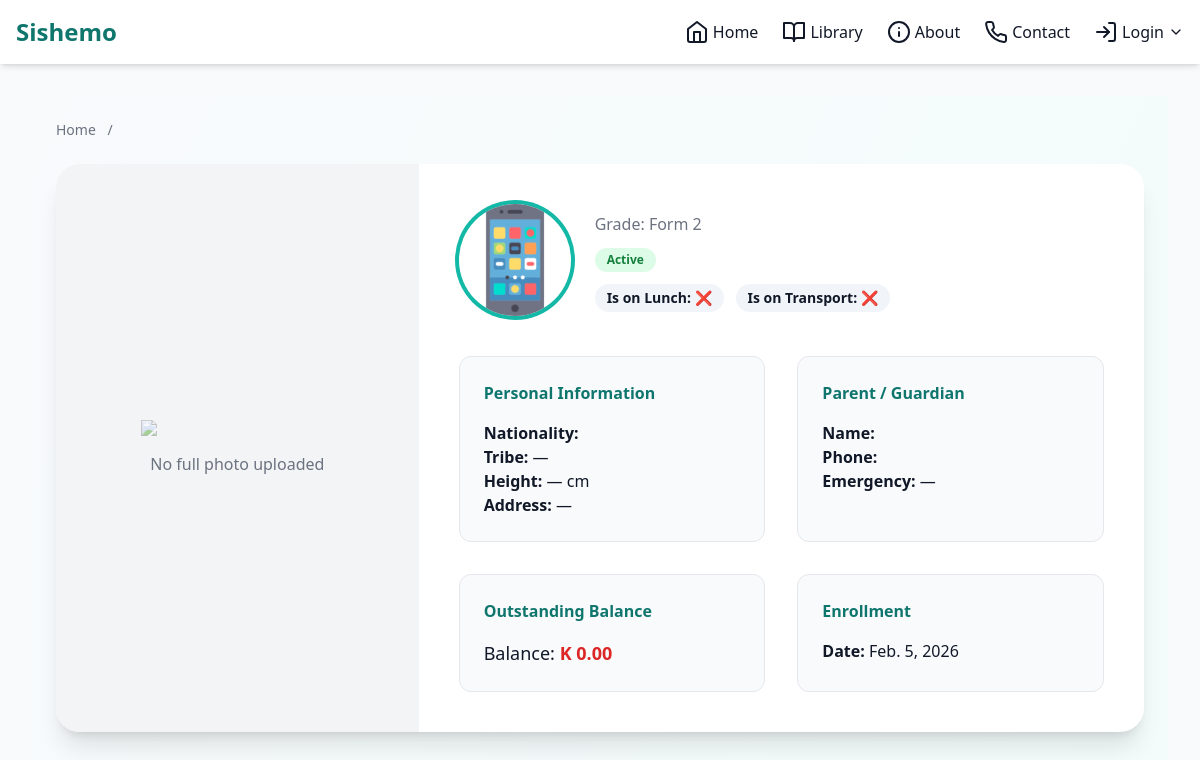
The app's page /students/1/ with its own data.
### students/models.py (models this page shows, shortened)
class Student(models.Model):
    profile = models.OneToOneField(
        UserProfile,
        on_delete=models.CASCADE,
        limit_choices_to={"role": "student"},
        blank=True,
        null=True
    )
    first_name = models.CharField(max_length=50)
    last_name = models.CharField(max_length=50)
    photo = models.ImageField(
        upload_to="students/photos/",
        blank=True,
        null=True
    )
    full_photo = models.ImageField(
        upload_to="students/full_photos/",
        blank=True,
        null=True
    )
    grade = models.ForeignKey(
        Grade,
        on_delete=models.SET_NULL,
        null=True,
        blank=True
    )
    parent = models.ForeignKey(
        Parent,
        on_delete=models.SET_NULL,
        null=True,
        blank=True,
        related_name="children",
    )
    school_balance = models.DecimalField(
        max_digits=10,
        decimal_places=2,
        default=0.00
    )
    enrollment_date = models.DateField(auto_now_add=True)
    is_active = models.BooleanField(default=True)
    on_transport = models.BooleanField(default=False)
    on_school_lunch = models.BooleanField(default=False)
    height_cm = models.PositiveIntegerField(null=True, blank=True)
    nationality = models.CharField(max_length=100)
    tribe = models.CharField(max_length=100, blank=True)
    address = models.TextField(blank=True)

class Grade(models.Model):
    name = models.CharField(max_length=50)
    def __str__(self):
        return self.name

### students/views.py (the view)
# urls.py: path("students/<int:pk>/", views.student_detail, name="student_detail"),
def student_detail(request, pk):
    student = get_object_or_404(Student, pk=pk)
    return render(
        request,
        "students/student_detail.html",
        {
            "student": student,
        },
    )

### students/templates/students/student_detail.html (shortened to what this page needs)
{% extends "base.html" %}
{% load static %}
{% block content %}
<div class="bg-gradient-to-br from-slate-50 to-teal-50 min-h-screen p-6">
    <div class="max-w-7xl mx-auto mb-6 text-sm text-gray-500">
        <a href="{% url 'home' %}" class="hover:text-teal-600">Home</a>
        <span class="mx-2">/</span>
    </div>
    <div class="max-w-7xl mx-auto bg-white rounded-3xl shadow-xl overflow-hidden">
        <div class="grid grid-cols-1 lg:grid-cols-3">
            <div class="relative bg-gray-100 flex items-center justify-center p-6">
                {% if student.full_photo %}
                    <img
                        src="{{ student.full_photo.url }}"
                        alt="Full photo"
                        class="w-full max-h-[650px] object-contain rounded-2xl shadow-lg"
                    >
                {% else %}
                    <div class="text-center">
                        <img
                            src="{% static 'images/default-avatar.png' %}"
                            class="w-48 mx-auto opacity-50"
                        >
                        <p class="mt-4 text-gray-500">
                            No full photo uploaded
                        </p>
                    </div>
                {% endif %}
            </div>
            <div class="lg:col-span-2 p-10">
                <div class="flex flex-col md:flex-row md:items-center gap-6 mb-10">
                    <div class="w-28 h-28 shrink-0">
                        {% if student.photo %}
                            <img
                                src="{{ student.photo.url }}"
                                class="w-full h-full rounded-full object-cover ring-4 ring-teal-500"
                            >
                        {% else %}
                            <img
                                src="{% static 'images/default-avatar.png' %}"
                                class="w-full h-full rounded-full object-cover ring-4 ring-gray-300"
                            >
                        {% endif %}
                    </div>
                    <div>
                        <p class="text-gray-500 mt-1">
                            Grade: {{ student.grade }}
                        </p>
                        <div class="flex flex-wrap gap-3 mt-3">
                            {% if student.is_active %}
                                <span class="bg-green-100 text-green-700 px-3 py-1 rounded-full text-xs font-semibold">
                                    Active
                                </span>
                            {% else %}
                                <span class="bg-red-100 text-red-700 px-3 py-1 rounded-full text-xs font-semibold">
                                    Inactive
                                </span>
                            {% endif %}
                        </div>
                        <div class="flex flex-wrap gap-3 mt-3 text-sm">
                            <span class="bg-slate-100 px-3 py-1 rounded-full font-semibold">
                               Is on Lunch:
                                {% if student.on_school_lunch %}
                                    <span class="text-green-600">✅</span>
                                {% else %}
                                    <span class="text-red-600">❌</span>
                                {% endif %}
                            </span>
                            <span class="bg-slate-100 px-3 py-1 rounded-full font-semibold">
                                Is on Transport:
                                {% if student.on_transport %}
                                    <span class="text-green-600">✅</span>
                                {% else %}
                                    <span class="text-red-600">❌</span>
                                {% endif %}
                            </span>
                        </div>
                    </div>
                </div>
                <div class="grid grid-cols-1 md:grid-cols-2 gap-8">
                    <div class="bg-slate-50 p-6 rounded-xl border">
                        <h2 class="font-semibold text-teal-700 mb-4">
                            Personal Information
                        </h2>
                        <p><strong>Nationality:</strong> {{ student.nationality }}</p>
                        <p><strong>Tribe:</strong> {{ student.tribe|default:"—" }}</p>
                        <p><strong>Height:</strong>
                            {{ student.height_cm|default:"—" }} cm
                        </p>
                        <p><strong>Address:</strong>
                            {{ student.address|default:"—" }}
                        </p>
                    </div>
                    <div class="bg-slate-50 p-6 rounded-xl border">
                        <h2 class="font-semibold text-teal-700 mb-4">
                            Parent / Guardian
                        </h2>
                        <p><strong>Name:</strong> {{ student.parent_name }}</p>
                        <p><strong>Phone:</strong> {{ student.parent_phone }}</p>
                        <p><strong>Emergency:</strong>
                            {{ student.emergency_contact|default:"—" }}
                        </p>
                    </div>
                    <div class="bg-slate-50 p-6 rounded-xl border">
                        <h2 class="font-semibold text-teal-700 mb-4">
                            Outstanding Balance
                        </h2>
                        <p class="text-lg">
                            Balance:
                            <span class="font-bold text-red-600">
                                K {{ student.school_balance }}
                            </span>
                        </p>
                    </div>
                    <div class="bg-slate-50 p-6 rounded-xl border">
                        <h2 class="font-semibold text-teal-700 mb-4">
                            Enrollment
                        </h2>
                        <p><strong>Date:</strong> {{ student.enrollment_date }}</p>
                    </div>
                </div>
            </div>
        </div>
    </div>
</div>
{% endblock %}

### records on screen
Student: photo (picture), grade "Form 2", tribe "—", height_cm "—", address "—", school_balance "0.00", enrollment_date "Feb. 5, 2026"

### other values on screen
{{ student.emergency_contact|default:"—" }} "—"
